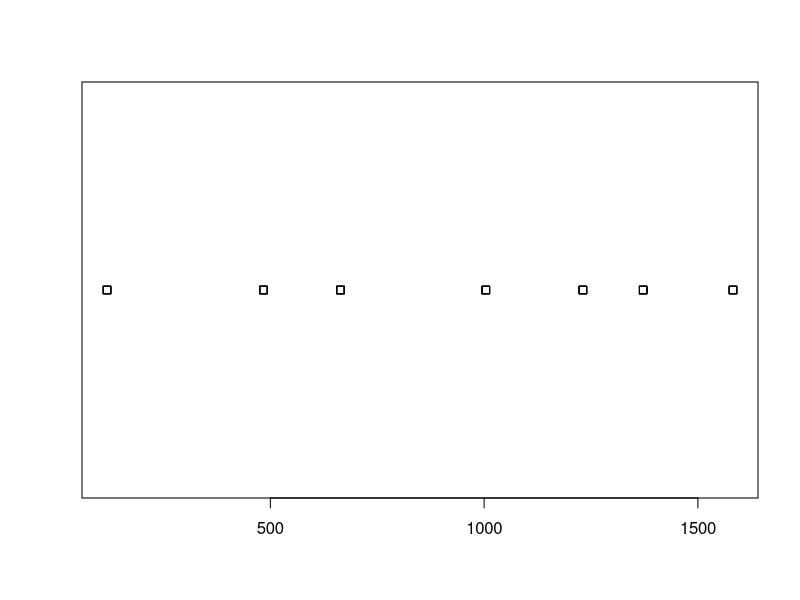
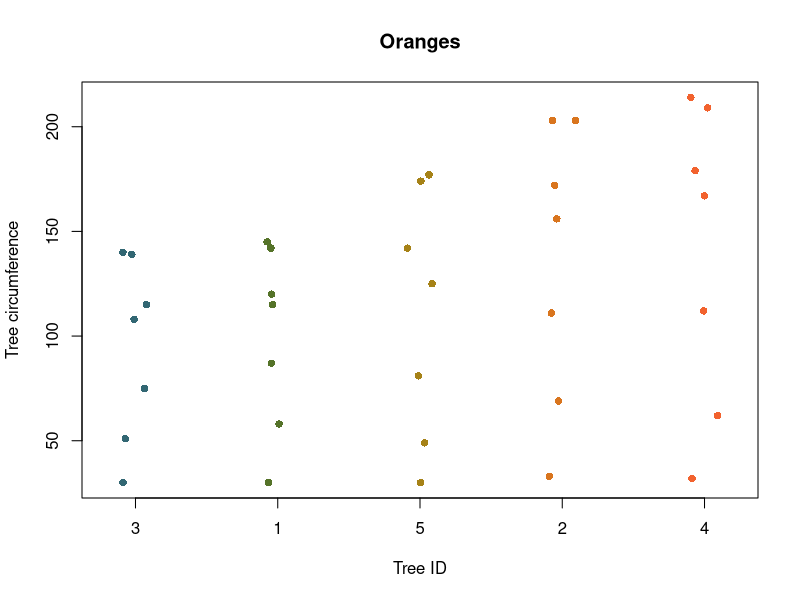
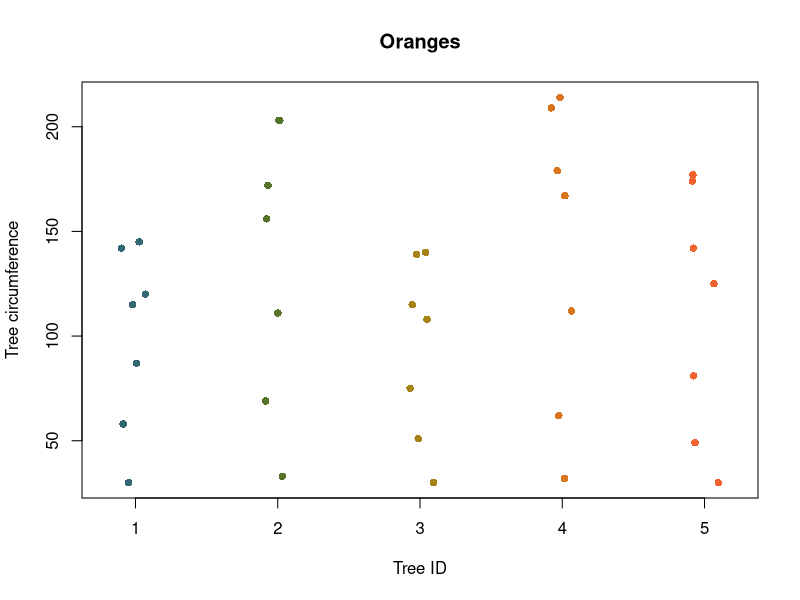
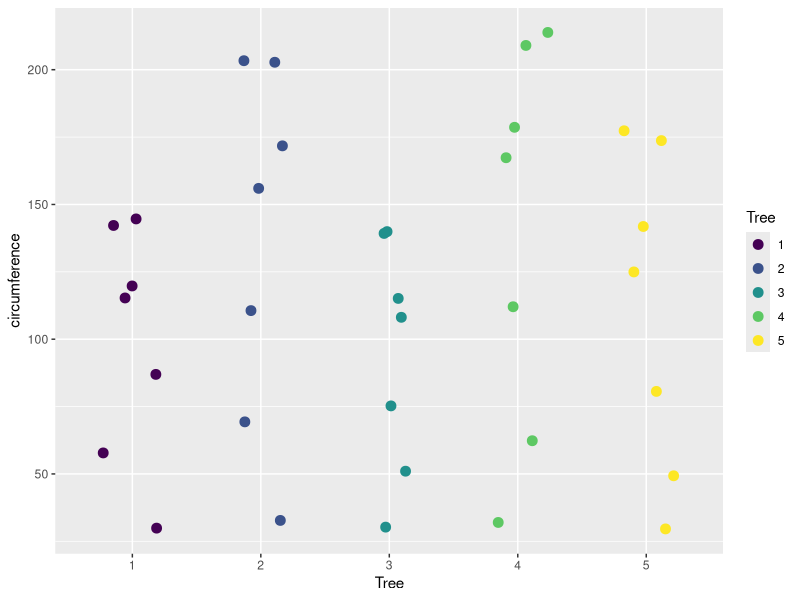
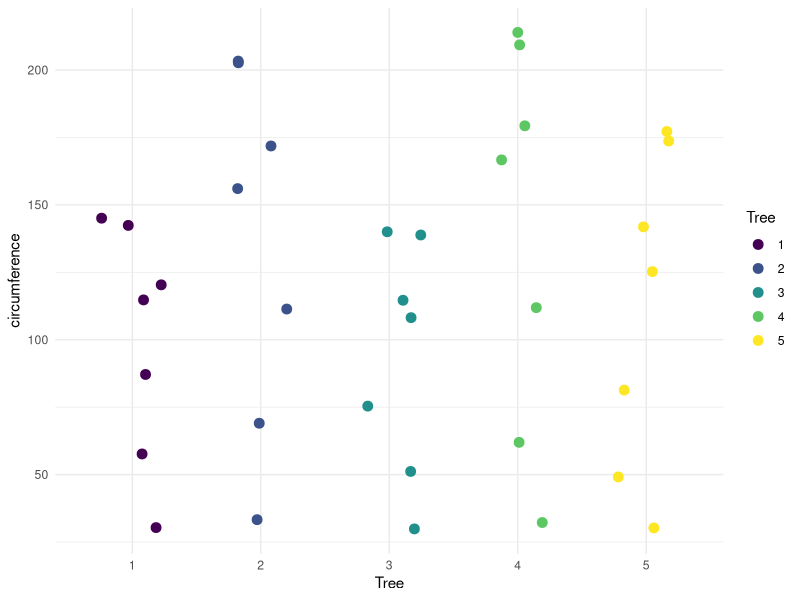
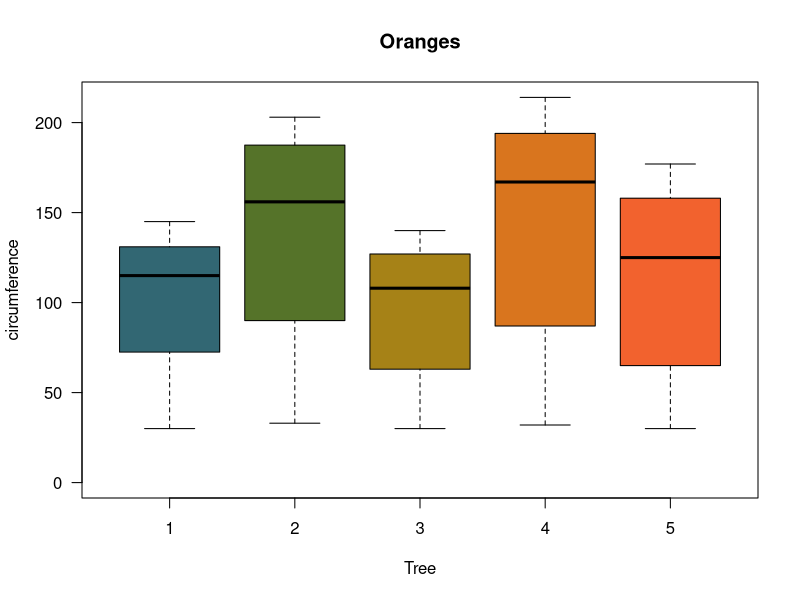
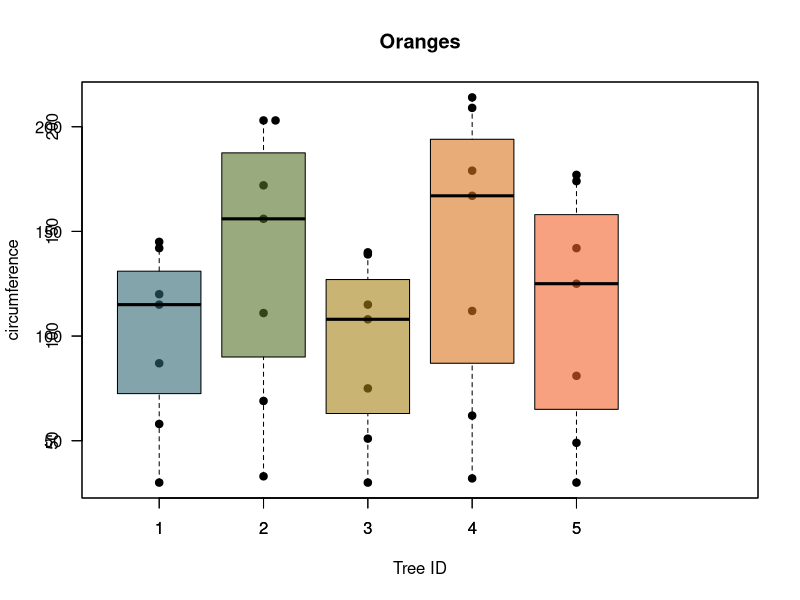
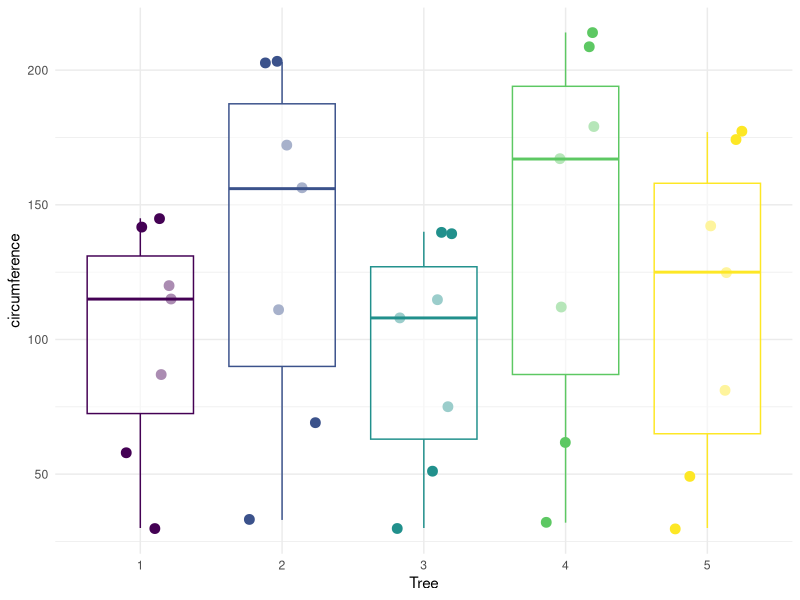

Write R code to recreate these figures, in order.
## ---- chunk 1
knitr::opts_chunk$set(echo = TRUE)
## ---- chunk 2

#load libraries
library(ggplot2)

#load the data: 
data()
data(Orange)

#get info about your data

#View(Orange)
#?Orange
str(Orange)
head(Orange)
## ---- chunk 3
# rememebr if you need help:
help(stripchart)

stripchart(Orange$age)

## ---- chunk 4

stripchart(Orange$circumference ~ Orange$Tree,
           method="jitter", 
           vertical=TRUE,
           main='Oranges',
           xlab='Tree ID',
           ylab='Tree circumference',
           pch = 16, 
           col = c("#326773", "#557329", "#A68217", "#D9751E", "#F2622E"))

## ---- chunk 5

Orange$Tree
Orange$Tree <- factor(Orange$Tree, levels = c(1, 2, 3, 4, 5))
## ---- chunk 6

help(sort)
stripchart(Orange$circumference ~ Orange$Tree,
           method="jitter", 
           vertical=TRUE,
           main='Oranges',
           xlab='Tree ID',
           ylab='Tree circumference',
           pch = 16, 
           col = c("#326773", "#557329", "#A68217", "#D9751E", "#F2622E"))
## ---- chunk 7
ggplot(data = Orange, 
       aes(x=Tree, y=circumference, color=Tree)) +
 geom_jitter(width = 0.25, size=3) 

## ---- chunk 8
my_plot<- ggplot(Orange, aes(x=Tree, y=circumference, color=Tree)) +
 geom_jitter(width = 0.25, size=3) 
my_plot + theme_minimal()
 
## ---- chunk 9
library(ggplot2)
theme_set(
  theme_minimal() +
    theme(legend.position = "right")
  )
## ---- chunk 10
boxplot(circumference~Tree, data = Orange,
        ylim=c(0,max(Orange$circumference)),
        main="Oranges",
        ylab="circumference",
        axis.lty="solid", 
        col = c("#326773", "#557329", "#A68217", "#D9751E", "#F2622E"),
        axisnames = TRUE, 
        cex.names = .4, 
        las =1)

## ---- chunk 11
stripchart(circumference~Tree, data = Orange, xlim=c(0.5,6.5), vertical=TRUE, method="stack", offset=0.8, pch=19,
main = "Oranges", xlab = "Tree ID", ylab = "circumference")

boxplot(circumference~Tree, data = Orange,
        add=TRUE,
        range=0,
        ylim=c(0,max(Orange$circumference)),
        main="Oranges",
        ylab="circumference",
        axis.lty="solid", 
        col = c("#32677399", "#55732999", "#A6821799", "#D9751E99", "#F2622E99"),
        axisnames = TRUE, 
        cex.names = .4, 
        las =1, 
        #whisklty = 0, 
        staplelty = 0)

## ---- chunk 12
my_plot<- ggplot(Orange, aes(x=Tree, y=circumference, color=Tree)) +
  geom_jitter(width = 0.25, size=3, show.legend = FALSE)
my_plot + theme_minimal() + geom_boxplot(aes(alpha = .2), show.legend = FALSE) 
## ---- chunk 13
#add grouping variable for strip chart
# "#D9751E","#F2622E")[as.numeric(Orange$Tree)])
